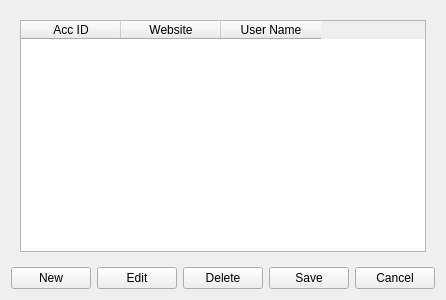
<?xml version="1.0" encoding="UTF-8"?>
<ui version="4.0">
 <class>Accounts</class>
 <widget class="QWidget" name="Accounts">
  <property name="geometry">
   <rect>
    <x>0</x>
    <y>0</y>
    <width>425</width>
    <height>300</height>
   </rect>
  </property>
  <property name="windowTitle">
   <string>Form</string>
  </property>
  <layout class="QVBoxLayout" name="verticalLayout">
   <item>
    <widget class="QStackedWidget" name="stackedWidget">
     <property name="currentIndex">
      <number>0</number>
     </property>
     <widget class="QWidget" name="page_Accs">
      <layout class="QVBoxLayout" name="verticalLayout_2">
       <item>
        <widget class="QTableWidget" name="tbl_Accs">
         <property name="editTriggers">
          <set>QAbstractItemView::NoEditTriggers</set>
         </property>
         <property name="alternatingRowColors">
          <bool>false</bool>
         </property>
         <property name="selectionMode">
          <enum>QAbstractItemView::SingleSelection</enum>
         </property>
         <property name="selectionBehavior">
          <enum>QAbstractItemView::SelectRows</enum>
         </property>
         <column>
          <property name="text">
           <string>Acc ID</string>
          </property>
         </column>
         <column>
          <property name="text">
           <string>Website</string>
          </property>
         </column>
         <column>
          <property name="text">
           <string>User Name</string>
          </property>
         </column>
        </widget>
       </item>
      </layout>
     </widget>
     <widget class="QWidget" name="page_Acc">
      <layout class="QFormLayout" name="formLayout">
       <item row="0" column="0">
        <widget class="QLabel" name="lbl_Provider">
         <property name="text">
          <string>Provider :</string>
         </property>
        </widget>
       </item>
       <item row="0" column="1">
        <widget class="QLineEdit" name="line_Provider">
         <property name="clearButtonEnabled">
          <bool>true</bool>
         </property>
        </widget>
       </item>
       <item row="1" column="0">
        <widget class="QLabel" name="lbl_UserID">
         <property name="text">
          <string>User ID :</string>
         </property>
        </widget>
       </item>
       <item row="1" column="1">
        <widget class="QLineEdit" name="line_UserID">
         <property name="clearButtonEnabled">
          <bool>true</bool>
         </property>
        </widget>
       </item>
       <item row="2" column="0">
        <widget class="QLabel" name="lbl_Pass">
         <property name="text">
          <string>Password :</string>
         </property>
        </widget>
       </item>
       <item row="2" column="1">
        <widget class="QLineEdit" name="line_Pass">
         <property name="clearButtonEnabled">
          <bool>true</bool>
         </property>
        </widget>
       </item>
       <item row="3" column="0">
        <widget class="QLabel" name="lbl_Hint">
         <property name="text">
          <string>Hint :</string>
         </property>
        </widget>
       </item>
       <item row="3" column="1">
        <widget class="QLineEdit" name="line_Hint">
         <property name="clearButtonEnabled">
          <bool>true</bool>
         </property>
        </widget>
       </item>
      </layout>
     </widget>
    </widget>
   </item>
   <item>
    <layout class="QHBoxLayout" name="horizontalLayout">
     <item>
      <spacer name="horizontalSpacer">
       <property name="orientation">
        <enum>Qt::Horizontal</enum>
       </property>
       <property name="sizeHint" stdset="0">
        <size>
         <width>40</width>
         <height>20</height>
        </size>
       </property>
      </spacer>
     </item>
     <item>
      <widget class="QPushButton" name="btn_New">
       <property name="text">
        <string>New</string>
       </property>
      </widget>
     </item>
     <item>
      <widget class="QPushButton" name="btn_Edit">
       <property name="text">
        <string>Edit</string>
       </property>
      </widget>
     </item>
     <item>
      <widget class="QPushButton" name="btn_Delete">
       <property name="text">
        <string>Delete</string>
       </property>
      </widget>
     </item>
     <item>
      <widget class="QPushButton" name="btn_Save">
       <property name="text">
        <string>Save</string>
       </property>
      </widget>
     </item>
     <item>
      <widget class="QPushButton" name="btn_Cancel">
       <property name="enabled">
        <bool>true</bool>
       </property>
       <property name="text">
        <string>Cancel</string>
       </property>
      </widget>
     </item>
    </layout>
   </item>
  </layout>
 </widget>
 <resources/>
 <connections/>
</ui>
